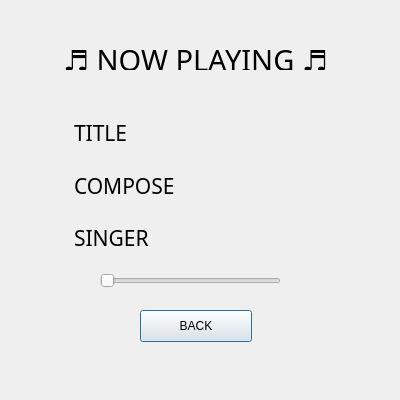
<?xml version="1.0" encoding="UTF-8"?>
<ui version="4.0">
 <class>playmusicwidget</class>
 <widget class="QDialog" name="playmusicwidget">
  <property name="geometry">
   <rect>
    <x>0</x>
    <y>0</y>
    <width>400</width>
    <height>400</height>
   </rect>
  </property>
  <property name="maximumSize">
   <size>
    <width>400</width>
    <height>400</height>
   </size>
  </property>
  <property name="windowTitle">
   <string>Dialog</string>
  </property>
  <widget class="QLabel" name="label">
   <property name="geometry">
    <rect>
     <x>50</x>
     <y>50</y>
     <width>291</width>
     <height>20</height>
    </rect>
   </property>
   <property name="font">
    <font>
     <family>08SeoulHangang</family>
     <pointsize>22</pointsize>
    </font>
   </property>
   <property name="text">
    <string>♬ NOW PLAYING ♬</string>
   </property>
   <property name="alignment">
    <set>Qt::AlignCenter</set>
   </property>
  </widget>
  <widget class="QSlider" name="horizontalSlider">
   <property name="geometry">
    <rect>
     <x>100</x>
     <y>270</y>
     <width>181</width>
     <height>22</height>
    </rect>
   </property>
   <property name="font">
    <font>
     <family>08SeoulHangang</family>
    </font>
   </property>
   <property name="orientation">
    <enum>Qt::Horizontal</enum>
   </property>
  </widget>
  <widget class="QWidget" name="verticalLayoutWidget">
   <property name="geometry">
    <rect>
     <x>74</x>
     <y>110</y>
     <width>101</width>
     <height>151</height>
    </rect>
   </property>
   <property name="font">
    <font>
     <family>08SeoulHangang</family>
     <pointsize>16</pointsize>
    </font>
   </property>
   <layout class="QVBoxLayout" name="verticalLayout">
    <item>
     <widget class="QLabel" name="label_4">
      <property name="font">
       <font>
        <family>08SeoulHangang</family>
        <pointsize>16</pointsize>
       </font>
      </property>
      <property name="text">
       <string>TITLE</string>
      </property>
     </widget>
    </item>
    <item>
     <widget class="QLabel" name="label_3">
      <property name="font">
       <font>
        <family>08SeoulHangang</family>
        <pointsize>16</pointsize>
       </font>
      </property>
      <property name="text">
       <string>COMPOSER</string>
      </property>
     </widget>
    </item>
    <item>
     <widget class="QLabel" name="label_2">
      <property name="font">
       <font>
        <family>08SeoulHangang</family>
        <pointsize>16</pointsize>
       </font>
      </property>
      <property name="text">
       <string>SINGER</string>
      </property>
     </widget>
    </item>
   </layout>
  </widget>
  <widget class="QWidget" name="verticalLayoutWidget_2">
   <property name="geometry">
    <rect>
     <x>170</x>
     <y>110</y>
     <width>141</width>
     <height>151</height>
    </rect>
   </property>
   <property name="font">
    <font>
     <family>08SeoulHangang</family>
     <pointsize>16</pointsize>
    </font>
   </property>
   <layout class="QVBoxLayout" name="verticalLayout_2">
    <item>
     <widget class="QLabel" name="name">
      <property name="font">
       <font>
        <family>08SeoulHangang</family>
        <pointsize>16</pointsize>
       </font>
      </property>
      <property name="text">
       <string/>
      </property>
     </widget>
    </item>
    <item>
     <widget class="QLabel" name="composer">
      <property name="font">
       <font>
        <family>08SeoulHangang</family>
        <pointsize>16</pointsize>
       </font>
      </property>
      <property name="text">
       <string/>
      </property>
     </widget>
    </item>
    <item>
     <widget class="QLabel" name="singer">
      <property name="font">
       <font>
        <family>08SeoulHangang</family>
        <pointsize>16</pointsize>
       </font>
      </property>
      <property name="text">
       <string/>
      </property>
     </widget>
    </item>
   </layout>
  </widget>
  <widget class="QPushButton" name="pushButton">
   <property name="geometry">
    <rect>
     <x>140</x>
     <y>310</y>
     <width>112</width>
     <height>32</height>
    </rect>
   </property>
   <property name="text">
    <string>BACK</string>
   </property>
  </widget>
 </widget>
 <resources/>
 <connections/>
</ui>
